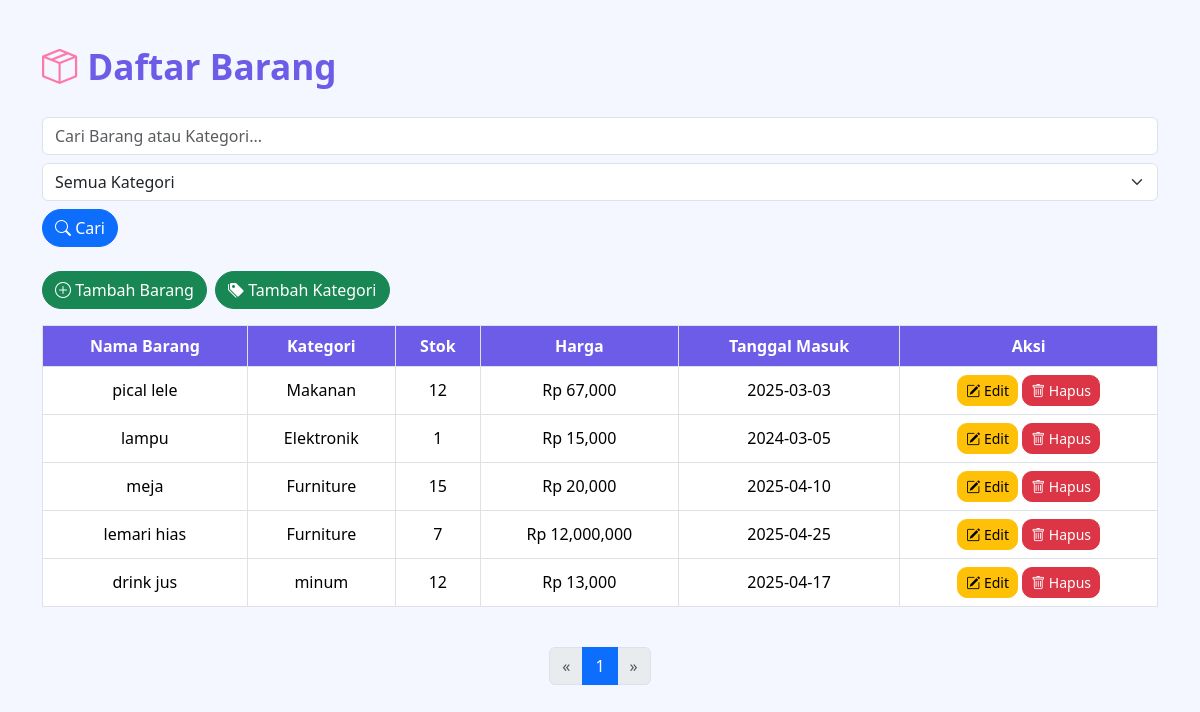
The app's page /barang/index.php with its own data.
### tables this page shows
CREATE TABLE `barang` (
  `ID` int(11) NOT NULL,
  `NamaBarang` varchar(100) DEFAULT NULL,
  `KategoriID` int(11) DEFAULT NULL,
  `Stok` int(11) DEFAULT NULL,
  `Harga` bigint(20) DEFAULT NULL,
  `TanggalMasuk` date DEFAULT NULL
);

CREATE TABLE `kategori` (
  `ID` int(11) NOT NULL,
  `NamaKategori` varchar(100) DEFAULT NULL
);

### barang/index.php (the view, shortened to what this page needs)
<?php
include 'db.php';
$itemsPerPage = 10;
$page = isset($_GET['page']) ? (int)$_GET['page'] : 1;
$offset = ($page - 1) * $itemsPerPage;
$search = isset($_GET['search']) ? $conn->real_escape_string($_GET['search']) : '';
$selectedKategori = isset($_GET['kategori']) ? $conn->real_escape_string($_GET['kategori']) : '';
$sql = "SELECT Barang.*, Kategori.NamaKategori FROM Barang
        LEFT JOIN Kategori ON Barang.KategoriID = Kategori.ID
        WHERE (Barang.NamaBarang LIKE '%$search%' OR Kategori.NamaKategori LIKE '%$search%')";
$sql .= " LIMIT $itemsPerPage OFFSET $offset";
$result = $conn->query($sql);
$sqlCount = "SELECT COUNT(*) AS total FROM Barang
             LEFT JOIN Kategori ON Barang.KategoriID = Kategori.ID
             WHERE (Barang.NamaBarang LIKE '%$search%' OR Kategori.NamaKategori LIKE '%$search%')";
$countResult = $conn->query($sqlCount);
$totalRows = ($countResult && $countResult->num_rows > 0) ? $countResult->fetch_assoc()['total'] : 0;
$totalPages = ceil($totalRows / $itemsPerPage);
?>
<!DOCTYPE html>
<html lang="id">
<head>
    <link href="https://cdn.jsdelivr.net/npm/bootstrap@5.3.2/dist/css/bootstrap.min.css" rel="stylesheet">
    <link href="https://cdn.jsdelivr.net/npm/bootstrap-icons@1.10.5/font/bootstrap-icons.css" rel="stylesheet">
</head>
<body>
<div class="container">
    <div class="genz-heading mb-4">
        <i class="bi bi-box-seam"></i> Daftar Barang
    </div>
    <form method="GET" class="search-bar mb-4 d-flex flex-wrap align-items-center gap-2">
        <input type="text" name="search" class="form-control" placeholder="Cari Barang atau Kategori..." value="<?= htmlspecialchars($search) ?>">
        <select name="kategori" class="form-select">
            <option value="">Semua Kategori</option>
        </select>
        <button type="submit" class="btn btn-primary"><i class="bi bi-search"></i> Cari</button>
    </form>
    <div class="mb-3 d-flex flex-wrap gap-2">
        <a href="tambah_barang.php" class="btn btn-success"><i class="bi bi-plus-circle"></i> Tambah Barang</a>
        <a href="tambah_kategori.php" class="btn btn-success"><i class="bi bi-tags-fill"></i> Tambah Kategori</a>
    </div>
    <div class="table-responsive">
        <table class="table table-bordered align-middle text-center">
            <thead>
                <tr>
                    <th>Nama Barang</th>
                    <th>Kategori</th>
                    <th>Stok</th>
                    <th>Harga</th>
                    <th>Tanggal Masuk</th>
                    <th>Aksi</th>
                </tr>
            </thead>
            <tbody>
                <?php if ($result && $result->num_rows > 0): ?>
                    <?php while ($row = $result->fetch_assoc()) : ?>
                        <tr>
                            <td><?= htmlspecialchars($row['NamaBarang']) ?></td>
                            <td><?= htmlspecialchars($row['NamaKategori']) ?></td>
                            <td><?= $row['Stok'] ?></td>
                            <td>Rp <?= number_format($row['Harga']) ?></td>
                            <td><?= $row['TanggalMasuk'] ?></td>
                            <td>
                                <a href="edit_barang.php?id=<?= $row['ID'] ?>" class="btn btn-warning btn-sm"><i class="bi bi-pencil-square"></i> Edit</a>
                                <a href="hapus_barang.php?id=<?= $row['ID'] ?>" class="btn btn-danger btn-sm" onclick="return confirm('Yakin mau hapus barang ini?');"><i class="bi bi-trash"></i> Hapus</a>
                            </td>
                        </tr>
                    <?php endwhile; ?>
                <?php else: ?>
                    <tr><td colspan="6">Data tidak ditemukan.</td></tr>
                <?php endif; ?>
            </tbody>
        </table>
    </div>
    <nav aria-label="Page navigation">
        <ul class="pagination justify-content-center mt-4">
            <li class="page-item <?= ($page == 1) ? 'disabled' : '' ?>">
                <a class="page-link" href="?page=<?= $page - 1 ?>&search=<?= htmlspecialchars($search) ?>&kategori=<?= $selectedKategori ?>">&laquo;</a>
            </li>
            <?php for ($i = 1; $i <= $totalPages; $i++) : ?>
                <li class="page-item <?= ($i == $page) ? 'active' : '' ?>">
                    <a class="page-link" href="?page=<?= $i ?>&search=<?= htmlspecialchars($search) ?>&kategori=<?= $selectedKategori ?>"><?= $i ?></a>
                </li>
            <?php endfor; ?>
            <li class="page-item <?= ($page == $totalPages) ? 'disabled' : '' ?>">
                <a class="page-link" href="?page=<?= $page + 1 ?>&search=<?= htmlspecialchars($search) ?>&kategori=<?= $selectedKategori ?>">&raquo;</a>
            </li>
        </ul>
    </nav>
</div>
</body>
</html>

### barang/index.php (style rules this page uses)
body { background: #f4f7ff; font-family: 'Segoe UI', sans-serif; }
.container { margin-top: 40px; }
.table th { background-color: #6c5ce7; color: white; }
.btn-primary, .btn-success { border-radius: 20px; }
.btn-warning, .btn-danger { border-radius: 10px; }
.genz-heading { font-size: 2.2rem; font-weight: bold; color: #6c5ce7; display: flex; align-items: center; gap: 10px; }
.genz-heading i { color: #fd79a8; }
.search-bar { display: flex; gap: 10px; margin-bottom: 20px; flex-wrap: wrap; }
.search-bar select, .search-bar input { min-width: 200px; }

### records on screen
barang: NamaBarang "pical lele", KategoriID.NamaKategori "Makanan", Stok "12", Harga "67,000", TanggalMasuk "2025-03-03"
barang: NamaBarang "lampu", KategoriID.NamaKategori "Elektronik", Stok "1", Harga "15,000", TanggalMasuk "2024-03-05"
barang: NamaBarang "meja", KategoriID.NamaKategori "Furniture", Stok "15", Harga "20,000", TanggalMasuk "2025-04-10"
barang: NamaBarang "lemari hias", KategoriID.NamaKategori "Furniture", Stok "7", Harga "12,000,000", TanggalMasuk "2025-04-25"
barang: NamaBarang "drink jus", KategoriID.NamaKategori "minum", Stok "12", Harga "13,000", TanggalMasuk "2025-04-17"
